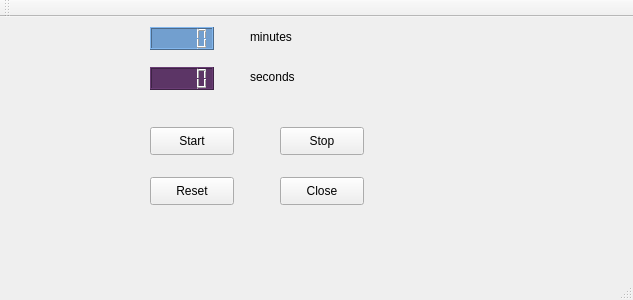
<?xml version="1.0" encoding="UTF-8"?>
<ui version="4.0">
 <class>MainWindow</class>
 <widget class="QMainWindow" name="MainWindow">
  <property name="geometry">
   <rect>
    <x>0</x>
    <y>0</y>
    <width>633</width>
    <height>300</height>
   </rect>
  </property>
  <property name="windowTitle">
   <string>MainWindow</string>
  </property>
  <widget class="QWidget" name="centralWidget">
   <widget class="QLCDNumber" name="lcdNumberMin">
    <property name="geometry">
     <rect>
      <x>150</x>
      <y>10</y>
      <width>64</width>
      <height>23</height>
     </rect>
    </property>
    <property name="styleSheet">
     <string notr="true">background-color: rgb(114, 159, 207);</string>
    </property>
   </widget>
   <widget class="QLCDNumber" name="lcdNumberSec">
    <property name="geometry">
     <rect>
      <x>150</x>
      <y>50</y>
      <width>64</width>
      <height>23</height>
     </rect>
    </property>
    <property name="styleSheet">
     <string notr="true">background-color: rgb(92, 53, 102);</string>
    </property>
   </widget>
   <widget class="QLabel" name="label">
    <property name="geometry">
     <rect>
      <x>250</x>
      <y>10</y>
      <width>63</width>
      <height>20</height>
     </rect>
    </property>
    <property name="text">
     <string>minutes</string>
    </property>
   </widget>
   <widget class="QLabel" name="label_2">
    <property name="geometry">
     <rect>
      <x>250</x>
      <y>50</y>
      <width>63</width>
      <height>20</height>
     </rect>
    </property>
    <property name="text">
     <string>seconds</string>
    </property>
   </widget>
   <widget class="QPushButton" name="startButton">
    <property name="geometry">
     <rect>
      <x>150</x>
      <y>110</y>
      <width>84</width>
      <height>28</height>
     </rect>
    </property>
    <property name="text">
     <string>Start</string>
    </property>
   </widget>
   <widget class="QPushButton" name="stopButton">
    <property name="geometry">
     <rect>
      <x>280</x>
      <y>110</y>
      <width>84</width>
      <height>28</height>
     </rect>
    </property>
    <property name="text">
     <string>Stop</string>
    </property>
   </widget>
   <widget class="QPushButton" name="resetButton">
    <property name="geometry">
     <rect>
      <x>150</x>
      <y>160</y>
      <width>84</width>
      <height>28</height>
     </rect>
    </property>
    <property name="text">
     <string>Reset</string>
    </property>
   </widget>
   <widget class="QPushButton" name="closeButton">
    <property name="geometry">
     <rect>
      <x>280</x>
      <y>160</y>
      <width>84</width>
      <height>28</height>
     </rect>
    </property>
    <property name="text">
     <string>Close</string>
    </property>
   </widget>
  </widget>
  <widget class="QMenuBar" name="menuBar">
   <property name="geometry">
    <rect>
     <x>0</x>
     <y>0</y>
     <width>633</width>
     <height>25</height>
    </rect>
   </property>
  </widget>
  <widget class="QToolBar" name="mainToolBar">
   <attribute name="toolBarArea">
    <enum>TopToolBarArea</enum>
   </attribute>
   <attribute name="toolBarBreak">
    <bool>false</bool>
   </attribute>
  </widget>
  <widget class="QStatusBar" name="statusBar"/>
 </widget>
 <layoutdefault spacing="6" margin="11"/>
 <resources/>
 <connections>
  <connection>
   <sender>closeButton</sender>
   <signal>clicked()</signal>
   <receiver>MainWindow</receiver>
   <slot>close()</slot>
   <hints>
    <hint type="sourcelabel">
     <x>321</x>
     <y>215</y>
    </hint>
    <hint type="destinationlabel">
     <x>316</x>
     <y>149</y>
    </hint>
   </hints>
  </connection>
 </connections>
</ui>
